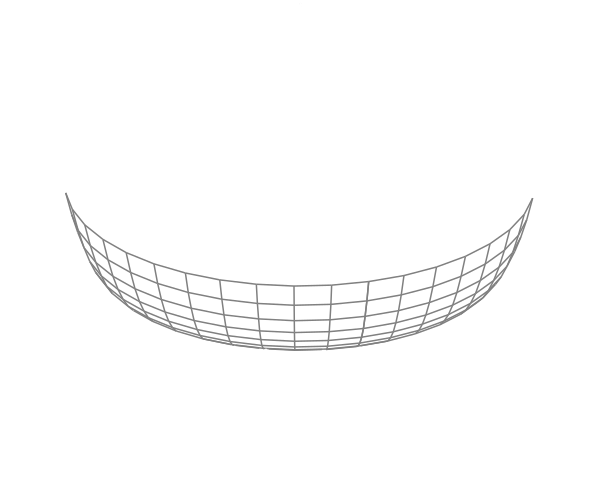

Recreate this plot in gnuplot.
#!/usr/bin/env gnuplot -persist
#
#    
#    	G N U P L O T
#    	Version 4.2 patchlevel 4 
#    	last modified Sep 2008
#    	System: Linux 2.6.28-15-generic
#    
#    	Copyright (C) 1986 - 1993, 1998, 2004, 2007, 2008
#    	Thomas Williams, Colin Kelley and many others
#    
#    	Type `help` to access the on-line reference manual.
#    	The gnuplot FAQ is available from http://www.gnuplot.info/faq/
#    
#    	Send bug reports and suggestions to <http://sourceforge.net/projects/gnuplot>
#    
# set terminal wxt 0
# set output
unset clip points
set clip one
unset clip two
set bar 1.000000
unset border
set xdata
set ydata
set zdata
set x2data
set y2data
#set timefmt x "%d/%m/%y,%H:%M"
#set timefmt y "%d/%m/%y,%H:%M"
#set timefmt z "%d/%m/%y,%H:%M"
#set timefmt x2 "%d/%m/%y,%H:%M"
#set timefmt y2 "%d/%m/%y,%H:%M"
#set timefmt cb "%d/%m/%y,%H:%M"
set boxwidth
set style fill  empty border
set style rectangle back fc lt -3 fillstyle  solid 1.00 border -1
set dummy x,y
set format x "% g"
set format y "% g"
set format x2 "% g"
set format y2 "% g"
set format z "% g"
set format cb "% g"
set angles radians
unset grid
set key title ""
unset key
unset label
unset arrow
set style increment default
unset style line
unset style arrow
set style histogram clustered gap 2 title  offset character 0, 0, 0
unset logscale
set offsets 0, 0, 0, 0
set pointsize 1
set encoding default
unset polar
unset parametric
unset decimalsign
set view 52, 253, 1, 1
set samples 40, 40
set isosamples 40, 40
set surface
set contour base
set clabel '%8.3g'
set mapping cartesian
set datafile separator whitespace
set hidden3d offset 0 trianglepattern 3 undefined 1 altdiagonal bentover
set cntrparam order 4
set cntrparam linear
set cntrparam levels incremental 0,1.4,1.4
set cntrparam points 5
set size ratio 0 1,1
set origin 0,0
set style data points
set style function lines
set xzeroaxis linetype -2 linewidth 1.000
set yzeroaxis linetype -2 linewidth 1.000
set zzeroaxis linetype -2 linewidth 1.000
set x2zeroaxis linetype -2 linewidth 1.000
set y2zeroaxis linetype -2 linewidth 1.000
set ticslevel 0.5
set mxtics default
set mytics default
set mztics default
set mx2tics default
set my2tics default
set mcbtics default
set noxtics
set noytics
set noztics
set nox2tics
set noy2tics
set cbtics border in scale 1,0.5 mirror norotate  offset character 0, 0, 0
set cbtics autofreq 
set title "" 
set title  offset character 0, 0, 0 font "" norotate
set timestamp bottom 
set timestamp "" 
set timestamp  offset character 0, 0, 0 font "" norotate
set rrange [ * : * ] noreverse nowriteback  # (currently [0.00000:10.0000] )
set trange [ * : * ] noreverse nowriteback  # (currently [-5.00000:5.00000] )
set urange [ * : * ] noreverse nowriteback  # (currently [-5.00000:5.00000] )
set vrange [ * : * ] noreverse nowriteback  # (currently [-5.00000:5.00000] )
set xlabel "" 
set xlabel  offset character 0, 0, 0 font "" textcolor lt -1 norotate
set x2label "" 
set x2label  offset character 0, 0, 0 font "" textcolor lt -1 norotate
set xrange [ -1.00000 : 1.00000 ] noreverse nowriteback
set x2range [ -3.29206 : 3.34697 ] noreverse nowriteback
set ylabel "" 
set ylabel  offset character 0, 0, 0 font "" textcolor lt -1 rotate by 90
set y2label "" 
set y2label  offset character 0, 0, 0 font "" textcolor lt -1 rotate by 90
set yrange [ -1.00000 : 1.00000 ] noreverse nowriteback
set y2range [ 853.321 : 878.574 ] noreverse nowriteback
set zlabel "" 
set zlabel  offset character 0, 0, 0 font "" textcolor lt -1 norotate
set zrange [ * : 1.50000 ] noreverse nowriteback  # (currently [-1.80000:] )
set cblabel "" 
set cblabel  offset character 0, 0, 0 font "" textcolor lt -1 rotate by 90
set cbrange [ * : * ] noreverse nowriteback  # (currently [-10.0000:10.0000] )
set zero 1e-08
set lmargin  -1
set bmargin  -1
set rmargin  -1
set tmargin  -1
set locale "C"
set pm3d explicit at s
set pm3d scansautomatic
set pm3d interpolate 1,1 flush begin noftriangles nohidden3d corners2color mean
set palette positive nops_allcF maxcolors 0 gamma 1.5 color model RGB 
set palette rgbformulae 7, 5, 15
set colorbox default
set colorbox vertical origin screen 0.9, 0.2, 0 size screen 0.05, 0.6, 0 front bdefault
set loadpath 
set fontpath 
set fit noerrorvariables
set terminal svg
set parametric
set urange  [-pi:pi]
set vrange [0:1.25]
set xrange [*:*]
set yrange [*:*]
set zrange [*:*]
set hidden3d offset 1
set style line 1 lt rgb "white" lw 1
set style line 2 lt rgb "#bbbbbb" lw 1
splot cos(u)*v, sin(u)*v, (v**2 )**2 ls 1
# pause -1
#    EOF
